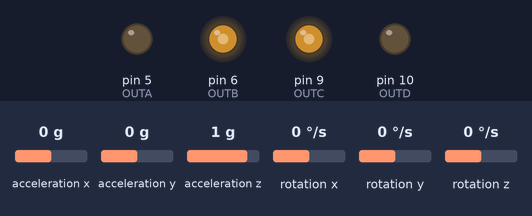
Recording of a sketch running on a simulated Arduino Uno, built with avr-gcc and run on an emulated ATmega328P. Shown: output pins drawn as LEDs (lit = HIGH). Wiring (inferred from the names in the program): MPU-6050 motion sensor at I2C address 0x68. The test bench sets the inputs (shaded band); at power-on: acceleration x 0 g, acceleration z 1 g, acceleration y 0 g, rotation x 0 °/s, rotation y 0 °/s, rotation z 0 °/s. What the sketch prints to the serial monitor is not drawn.

Above: at 1.3 s.
1.4 s: acceleration x set to -1.4 g
At 2.3 s:
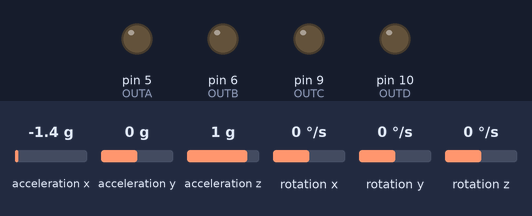
3.2 s: acceleration x set to -1 g
At 4.4 s:
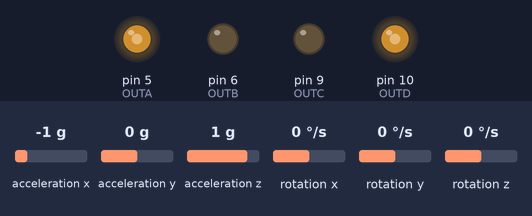
6.2 s: acceleration z set to 0.7 g
At 6.5 s:
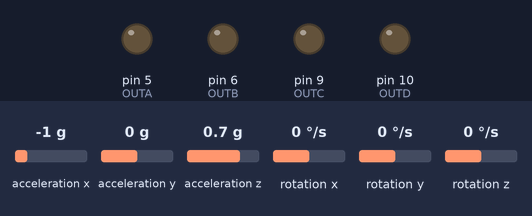
Timing chart, 0 to 9.2 s (numbered marks = the images above; inputs shaded):
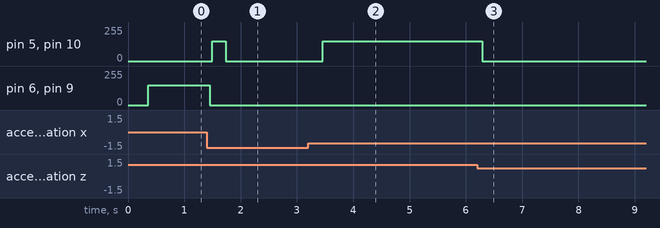

The sketch:

RoboEquilibristaKpacitor.ino
```cpp
/***********************************************************************
 *
 *  ROBO EQUILIBRISTA ESCOLA KPACITOR
 *
 *  MINICURSO: CONSTRUINDO UM ROBÔ EQUILIBRISTA
 *
 *  WWW.KPACITOR.COM
 *
 *  OUTUBRO DE 2017
 *
 *  elderlucas@kpacitor.com
 *
 *
 ************************************************************************/

#include <Kalman.h>
#include <Wire.h>

/* Protótipos de Funções */
uint8_t i2cWrite(uint8_t registerAddress, uint8_t data, bool sendStop);
uint8_t i2cWrite(uint8_t registerAddress, uint8_t *data, uint8_t length,
                 bool sendStop);
uint8_t i2cRead(uint8_t registerAddress, uint8_t *data, uint8_t nbytes);
void init_motores();
void PWMControleMotores(double comando);
double Compute(double input);

/* Variáveis Globais externas (definidas em PID.ino) */
extern double SetPoint;
extern double ITerm;

uint8_t i2c_data[14];
double accX, accY, accZ;
double gyroX, gyroY, gyroZ;

uint32_t timer;

Kalman KalmanX;
Kalman KalmanY;

double KalAngleX;
double KalAngleY;

double gyroXangle;
double gyroYangle;

/************************************************************************
 * Setup Inicial com as Configurações para i2C.
 ************************************************************************/

void setup() {

  /* Inicializando a Serial para exibir mensagens de Debug */
  Serial.begin(115200);

  /* Inicializando o Barramento i2c para comunicação com a MPU6050 */
  Wire.begin();

#if ARDUINO >= 157
  Wire.setClock(400000UL); // Freq = 400kHz.
#else
  TWBR = ((F_CPU / 400000UL) - 16) / 2; // Freq = 400kHz
#endif

  i2c_data[0] = 7; /* 0x19 - Taxa de amostragem  8kHz/(7 + 1) = 1000Hz */
  i2c_data[1] =
      0x00; /* 0x1A - Desabilitar FSYNC, Configurar o Filtro de ACC 260Hz,
               Configurar Filtro de Gyro 256Hz, Amostragem de 8Khz */
  i2c_data[2] =
      0x00; /* 0x1B - Configurar o fundo de escala do Gyro ±250deg/s - Faixa */
  i2c_data[3] = 0x00; /* 0x1C - Configurar o fundo de escala do Acelerômetro
                         para ±2g - Faixa */

  /* Configirações do i2c*/
  while (i2cWrite(0x19, i2c_data, 4, false))
    ;

  /* PLL tenha como referência o gyro de eixo X, Desabilitando Sleep Mode */
  while (i2cWrite(0x6B, 0x01, true))
    ;

  /* Verifica a identidade do sensor */
  while (i2cRead(0x75, i2c_data, 1))
    ;

  if (i2c_data[0] != 0x68) {
    Serial.print("Aviso: Placa com ID diferente: 0x");
    Serial.println(i2c_data[0], HEX);
    Serial.println("O esperado era 0x68. Vou tentar continuar mesmo assim...");
    // Removido o while(1) para permitir que sensores compatíveis funcionem
  }

  /* Tempo de estabilização do Sensor MPU6050 */
  delay(100);

  /* 1 - Leitura dos dados de Acc XYZ */
  while (i2cRead(0x3B, i2c_data, 14))
    ;

  /* 2 - Organizar os dados de Acc XYZ */
  accX = (int16_t)((i2c_data[0] << 8) | i2c_data[1]); // ([ MSB ] [ LSB ])
  accY = (int16_t)((i2c_data[2] << 8) | i2c_data[3]); // ([ MSB ] [ LSB ])
  accZ = (int16_t)((i2c_data[4] << 8) | i2c_data[5]); // ([ MSB ] [ LSB ])

  /* 3 - Calculo de Pitch e Roll */
  double pitch = atan(accX / sqrt(accY * accY + accZ * accZ)) * RAD_TO_DEG;
  double roll = atan(accY / sqrt(accX * accX + accZ * accZ)) * RAD_TO_DEG;

  /* 4 - Inicialização do Filtro de Kalman XY */
  KalmanX.setAngle(roll);
  KalmanY.setAngle(pitch);

  gyroXangle = roll;
  gyroYangle = pitch;

  timer = micros();

  // Serial.print("Fim Setup\n");

  init_motores();
}

void loop() {

  /* Leitura dos Dados de Aceleração e Gyro do sensor MPU6050 */
  while (i2cRead(0x3B, i2c_data, 14))
    ;

  /*Aceleração*/
  accX = (int16_t)((i2c_data[0] << 8) | i2c_data[1]); // ([ MSB ] [ LSB ])
  accY = (int16_t)((i2c_data[2] << 8) | i2c_data[3]); // ([ MSB ] [ LSB ])
  accZ = (int16_t)((i2c_data[4] << 8) | i2c_data[5]); // ([ MSB ] [ LSB ])

  /*Giroscópio*/
  gyroX = (int16_t)((i2c_data[8] << 8) | i2c_data[9]);   // ([ MSB ] [ LSB ])
  gyroY = (int16_t)((i2c_data[10] << 8) | i2c_data[11]); // ([ MSB ] [ LSB ])
  gyroZ = (int16_t)((i2c_data[12] << 8) | i2c_data[13]); // ([ MSB ] [ LSB ])

  /*
  Serial.print("AccXYZ"); Serial.print("\t");
  Serial.print(accX); Serial.print("\t");
  Serial.print(accY); Serial.print("\t");
  Serial.print(accZ); Serial.print("\n");
  Serial.print("GiroXYZ"); Serial.print("\t");
  Serial.print(gyroX); Serial.print("\t");
  Serial.print(gyroY); Serial.print("\t");
  Serial.print(gyroZ); Serial.print("\n");
  */

  /******************* Filtro de Kalman *************************/

  /* Calculo do Delta Time */
  double dt = (double)(micros() - timer) / 1000000;
  timer = micros();

  double pitch = atan(accX / sqrt(accY * accY + accZ * accZ)) * RAD_TO_DEG;
  double roll = atan(accY / sqrt(accX * accX + accZ * accZ)) * RAD_TO_DEG;

  /* Convertendo de Rad/Segundo para Graus/Segundo Calculo da Taxa angular
   * baseado no Giroscópio */
  gyroXangle = gyroX / 131.0; // deg/s
  gyroYangle = gyroY / 131.0; // deg/s

  /* Estimativa de Ângulo nos Eixos X e Y usando Filtro de Kalman */
  KalAngleX = KalmanX.getAngle(roll, gyroXangle, dt);
  KalAngleY = KalmanY.getAngle(pitch, gyroYangle, dt);

  /* Mensagens de Debug para verificação dos resultados obtidos com Filtro de
   * Kalman e Calculos dos Angulos com os Acelerômetros */
  Serial.print("KalAngY:");
  Serial.print(KalAngleY);
  Serial.print("\t");
  Serial.print("Pitch:");
  Serial.print(pitch);
  Serial.print("\n");

  /* Adiciona uma trava de segurança: se inclinar mais de 45 graus, desliga os
   * motores */
  if (abs(KalAngleY - SetPoint) < 45) {
    double res = Compute(KalAngleY);
    PWMControleMotores(res);
  } else {
    PWMControleMotores(0); // Para os motores se o robô cair
    ITerm = 0;             // Zera o erro acumulado
  }
}
```

Motores.ino
```cpp
const int OUTA = 5;  // IN1
const int OUTB = 6;  // IN2
const int OUTC = 9;  // IN3
const int OUTD = 10; // IN4

void init_motores() {
  pinMode(OUTA, OUTPUT);
  pinMode(OUTB, OUTPUT);
  pinMode(OUTC, OUTPUT);
  pinMode(OUTD, OUTPUT);
}

void PWMControleMotores(double comando) {

  int val = (int)abs(comando);

  if (comando > 0) {
    analogWrite(OUTA, 0);   /* Controlando o Motor da Direita Para T.*/
    analogWrite(OUTB, val); /* Controlando o Motor da Direita Para F.*/
    analogWrite(OUTC, val); /* INVERTIDO: Faz o motor esquerdo ir para F junto
                               com o direito */
    analogWrite(OUTD, 0);
  } else {
    analogWrite(OUTA, val); /* Controlando o Motor da Direita Para T.*/
    analogWrite(OUTB, 0);   /* Controlando o Motor da Direita Para F.*/
    analogWrite(
        OUTC,
        0); /* INVERTIDO: Faz o motor esquerdo ir para T junto com o direito */
    analogWrite(OUTD, val);
  }
}
```

PID.ino
```cpp
double kp = 15.0; // Subindo um pouco para dar mais firmeza
double kd = 6.0;  // Aumentado para 4 para "frear" mais o robô
double ki = 0.3;  // Baixado um pouco para ele não "correr" tanto

int OUTMAX = 150; // Reduzido de 200 para 150 para segurança
int OUTMIN = -150;

double SetPoint =
    -3.5; // Ajustado de -1.36 para -1.70 para combater o drift para frente
float lastInput =
    -3.5; // Inicializado com o setpoint para evitar o "kick" inicial

double ITerm = 0.0;

double Compute(double input) {

  /* Calculo do Erro (Ajustado: input - SetPoint para girar no sentido da queda)
   */
  double erro = input - SetPoint;

  /* Termo Integral acumulando o erro */
  ITerm += (ki * erro);

  /* Saturation for ITerm */
  if (ITerm > OUTMAX)
    ITerm = OUTMAX;
  else if (ITerm < OUTMIN)
    ITerm = OUTMIN;

  /* Diferença da entrada (Diferenciação) */
  double dInput = input - lastInput;

  /* Calculo do PID
     Nota: kd * dInput costuma ser subtraído se dInput for (input - lastInput)
     para evitar o "derivative kick" ou agir como amortecimento.
  */
  double output = (kp * erro) + ITerm - (kd * dInput);

  /* Saturation for Output */
  if (output > OUTMAX)
    output = OUTMAX;
  else if (output < OUTMIN)
    output = OUTMIN;

  lastInput = input;

  return output;
}
```

i2cMPU6050.ino
```cpp
// (licence header left out)
const uint8_t IMUAddress = 0x68; // Endereço padrão da MPU6050
const uint16_t I2C_TIMEOUT =
    1000; // Used to check for errors in I2C communication

uint8_t i2cWrite(uint8_t registerAddress, uint8_t data, bool sendStop) {
  return i2cWrite(registerAddress, &data, 1, sendStop); // Returns 0 on success
}

uint8_t i2cWrite(uint8_t registerAddress, uint8_t *data, uint8_t length,
                 bool sendStop) {
  Wire.beginTransmission(IMUAddress);
  Wire.write(registerAddress);
  Wire.write(data, length);
  uint8_t rcode = Wire.endTransmission(sendStop); // Returns 0 on success
  if (rcode) {
    Serial.print(F("i2cWrite failed: "));
    Serial.println(rcode);
  }
  return rcode;
}

uint8_t i2cRead(uint8_t registerAddress, uint8_t *data, uint8_t nbytes) {
  uint32_t timeOutTimer;
  Wire.beginTransmission(IMUAddress);
  Wire.write(registerAddress);
  uint8_t rcode = Wire.endTransmission(false); // Don't release the bus
  if (rcode) {
    Serial.print(F("i2cRead failed: "));
    Serial.println(rcode);
    return rcode;
  }

  // Request data from MPU
  uint8_t bytesReceived = Wire.requestFrom(IMUAddress, nbytes, (uint8_t)true);

  if (bytesReceived < nbytes) {
    // Wait slightly if data is slow
    timeOutTimer = micros();
    while (((micros() - timeOutTimer) < I2C_TIMEOUT) &&
           (Wire.available() < nbytes))
      ;
  }

  if (Wire.available() >= nbytes) {
    for (uint8_t i = 0; i < nbytes; i++) {
      data[i] = Wire.read();
    }
    return 0; // Success
  } else {
    Serial.println(F("i2cRead timeout or insufficient data"));
    return 5; // Error
  }
}
```

Measured:
- the behaviour switches between -1.2 and -1.1 g on acceleration x (found by bisection; images 1 and 2)
- the behaviour switches between 0.9 and 0.8 g on acceleration z (found by bisection; images 2 and 3)
- after the input at 1.4 s, pin 5 (OUTA), pin 10 (OUTD): 0/255 → 150/255 after 0.09 s, → 0/255 0.24 s later; pin 6 (OUTB), pin 9 (OUTC): 150/255 → 0/255 after 0.05 s
- after the input at 3.2 s, pin 5 (OUTA), pin 10 (OUTD): 0/255 → 150/255 after 0.26 s
- after the input at 6.2 s, pin 5 (OUTA), pin 10 (OUTD): 150/255 → 0/255 after 0.09 s
